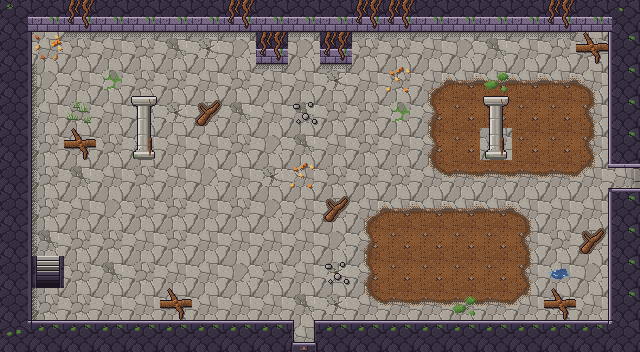

This game map was drawn from its Tiled (.tmx) file and the tilesets committed beside it. A one-line description and the full map source follow:
An orthogonal 20x11 tile map with 32x32 px tiles, 4 tile layers (Sol, Decor, Murs, Dessus) and 12 objects (3x Sortie, 3x Spawn, 2x Porte, 2x Torche, Ennemi, ...).

<map version="1.10" tiledversion="1.12.2" orientation="orthogonal" renderorder="right-down" width="20" height="11" tilewidth="32" tileheight="32" infinite="0" nextlayerid="6" nextobjectid="13">
 <properties>
  <property name="carte_x" type="int" value="2" />
  <property name="carte_y" type="int" value="3" />
  <property name="etage" value="rdc" />
 </properties>
 <tileset firstgid="1" source="../tilesets/temple_racines.tsx" />
 <layer id="1" name="Sol" width="20" height="11">
  <data encoding="csv">
2,3,1,1,2,1,2,3,1,3,2,2,5,2,1,2,3,2,1,2,
2,1,2,1,2,4,5,3,5,3,1,2,2,1,3,4,1,2,2,2,
1,3,1,126,2,2,1,2,1,1,5,1,2,68,49,49,49,49,69,3,
1,1,2,1,3,5,125,4,1,4,2,2,126,51,6,6,6,6,52,5,
2,2,1,2,1,1,1,2,3,4,1,2,1,51,6,2,6,6,52,1,
1,2,4,1,2,1,3,1,5,1,2,2,2,70,50,50,50,50,71,4,
3,2,1,3,2,2,1,2,3,1,125,68,49,49,49,49,69,1,1,2,
1,4,2,2,1,2,1,1,1,1,3,51,6,6,6,6,52,2,125,3,
1,58,2,4,2,1,1,3,2,1,5,51,6,6,6,6,52,1,3,2,
1,2,2,1,1,1,1,1,1,4,5,70,50,50,50,50,71,5,1,2,
1,1,1,1,2,5,1,5,1,1,5,1,1,2,2,2,1,1,1,2
</data>
 </layer>
 <layer id="2" name="Decor" width="20" height="11">
  <data encoding="csv">
0,0,0,0,0,0,0,0,0,0,0,0,0,0,0,0,0,0,0,0,
0,121,13,13,13,13,13,13,0,13,0,13,13,13,13,13,13,13,9,0,
0,14,0,0,0,0,0,0,13,0,13,0,120,0,0,119,0,0,0,0,
0,14,78,0,0,0,0,0,0,77,0,0,0,0,0,0,0,0,0,0,
0,14,9,0,0,0,0,0,0,0,0,0,0,0,0,0,0,0,0,0,
0,14,0,0,0,0,0,0,0,120,0,0,0,0,0,0,0,0,0,0,
0,14,0,0,0,0,0,0,0,0,0,0,0,0,0,0,0,0,0,0,
0,14,0,0,0,0,0,0,0,0,0,0,0,0,0,0,0,0,0,0,
0,0,0,0,0,0,0,0,0,0,77,0,0,0,0,0,0,80,0,0,
0,14,0,0,0,9,0,0,0,0,0,0,0,0,119,0,0,9,0,0,
0,0,0,0,0,0,0,0,0,0,0,0,0,0,0,0,0,0,0,0
</data>
 </layer>
 <layer id="3" name="Murs" width="20" height="11">
  <data encoding="csv">
21,17,17,17,17,17,17,17,17,17,17,17,17,17,17,17,17,17,17,22,
19,0,0,0,0,0,0,0,17,0,17,0,0,0,0,0,0,0,0,20,
19,0,0,0,0,0,0,0,0,0,0,0,0,0,0,0,0,0,0,20,
19,0,0,0,0,0,0,0,0,0,0,0,0,0,0,0,0,0,0,20,
19,0,0,0,114,0,0,0,0,0,0,0,0,0,0,114,0,0,0,20,
19,0,0,0,0,0,0,0,0,0,0,0,0,0,0,0,0,0,0,44,
19,0,0,0,0,0,0,0,0,0,0,0,0,0,0,0,0,0,0,20,
19,0,0,0,0,0,0,0,0,0,0,0,0,0,0,0,0,0,0,20,
19,0,0,0,0,0,0,0,0,0,0,0,0,0,0,0,0,0,0,20,
19,0,0,0,0,0,0,0,0,0,0,0,0,0,0,0,0,0,0,20,
23,18,18,18,18,18,18,18,18,42,18,18,18,18,18,18,18,18,18,24
</data>
 </layer>
 <objectgroup id="4" name="Objets">
  <object id="1" type="Sortie" x="288" y="320" width="32" height="32">
   <properties>
    <property name="cible_carte" value="res://scenes/rooms/donjon1_salle_07_room.tscn" />
    <property name="cible_spawn" value="depuis_nord" />
    <property name="godot_node_type" value="area" />
   </properties>
  </object>
  <object id="2" type="Spawn" x="304" y="272">
   <properties>
    <property name="id" value="depuis_sud" />
   </properties>
   <point />
  </object>
  <object id="3" type="Sortie" x="608" y="160" width="32" height="32">
   <properties>
    <property name="cible_carte" value="res://scenes/rooms/donjon1_salle_09_room.tscn" />
    <property name="cible_spawn" value="depuis_ouest" />
    <property name="godot_node_type" value="area" />
   </properties>
  </object>
  <object id="4" type="Porte" x="608" y="160" width="32" height="32">
   <properties>
    <property name="id" value="donjon1_porte_06" />
    <property name="type" value="interrupteur" />
   </properties>
  </object>
  <object id="5" type="Spawn" x="560" y="176">
   <properties>
    <property name="id" value="depuis_est" />
   </properties>
   <point />
  </object>
  <object id="6" type="Sortie" x="32" y="256" width="32" height="32">
   <properties>
    <property name="cible_carte" value="res://scenes/rooms/donjon1_salle_12_room.tscn" />
    <property name="cible_spawn" value="depuis_escalier" />
    <property name="transition" value="escalier" />
    <property name="godot_node_type" value="area" />
   </properties>
  </object>
  <object id="7" type="Spawn" x="80" y="272">
   <properties>
    <property name="id" value="depuis_escalier" />
   </properties>
   <point />
  </object>
  <object id="8" type="Ennemi" x="432" y="208">
   <properties>
    <property name="type" value="ronceau" />
    <property name="variante" value="normal" />
   </properties>
   <point />
  </object>
  <object id="9" type="Coffre" x="304" y="48">
   <properties>
    <property name="id" value="donjon1_coffre_05" />
    <property name="contenu" value="cle_petite" />
    <property name="important" type="bool" value="false" />
   </properties>
   <point />
  </object>
  <object id="10" type="Torche" x="176" y="80">
   <properties>
    <property name="id" value="donjon1_torche_01" />
    <property name="etat" value="eteinte" />
    <property name="permanente" type="bool" value="false" />
    <property name="duree" type="int" value="0" />
    <property name="cible" value="donjon1_porte_10" />
   </properties>
   <point />
  </object>
  <object id="11" type="Torche" x="176" y="208">
   <properties>
    <property name="id" value="donjon1_brasero_01" />
    <property name="etat" value="allumee" />
    <property name="permanente" type="bool" value="true" />
   </properties>
   <point />
  </object>
  <object id="12" type="Porte" x="288" y="64" width="32" height="32">
   <properties>
    <property name="id" value="donjon1_porte_10" />
    <property name="type" value="interrupteur" />
   </properties>
  </object>
 </objectgroup>
 <layer id="5" name="Dessus" width="20" height="11">
  <data encoding="csv">
0,0,122,0,0,0,0,122,0,0,0,122,122,0,0,0,0,122,0,0,
0,0,0,0,0,0,0,0,122,0,122,0,0,0,0,0,0,0,0,0,
0,0,0,0,0,0,0,0,0,0,0,0,0,0,0,0,0,0,0,0,
0,0,0,0,113,0,0,0,0,0,0,0,0,0,0,113,0,0,0,0,
0,0,0,0,0,0,0,0,0,0,0,0,0,0,0,0,0,0,0,0,
0,0,0,0,0,0,0,0,0,0,0,0,0,0,0,0,0,0,0,48,
0,0,0,0,0,0,0,0,0,0,0,0,0,0,0,0,0,0,0,0,
0,0,0,0,0,0,0,0,0,0,0,0,0,0,0,0,0,0,0,0,
0,0,0,0,0,0,0,0,0,0,0,0,0,0,0,0,0,0,0,0,
0,0,0,0,0,0,0,0,0,0,0,0,0,0,0,0,0,0,0,0,
0,0,0,0,0,0,0,0,0,46,0,0,0,0,0,0,0,0,0,0
</data>
 </layer>
</map>
